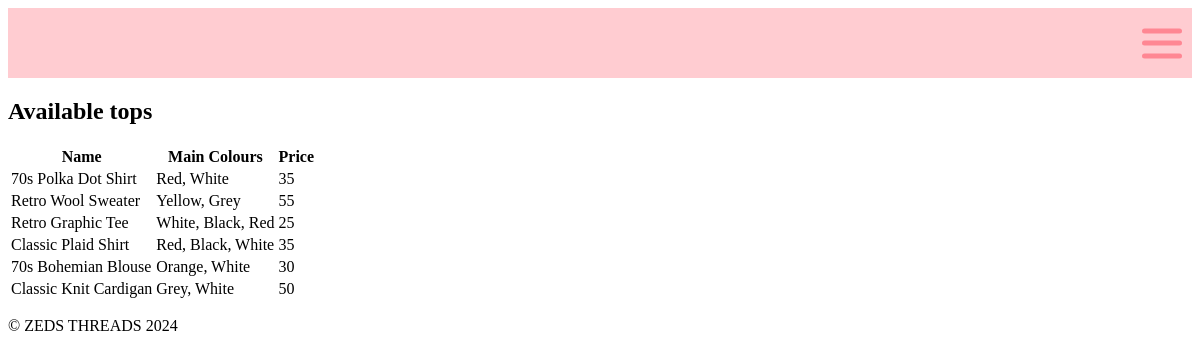
The page /tops.html on the database as committed earlier.
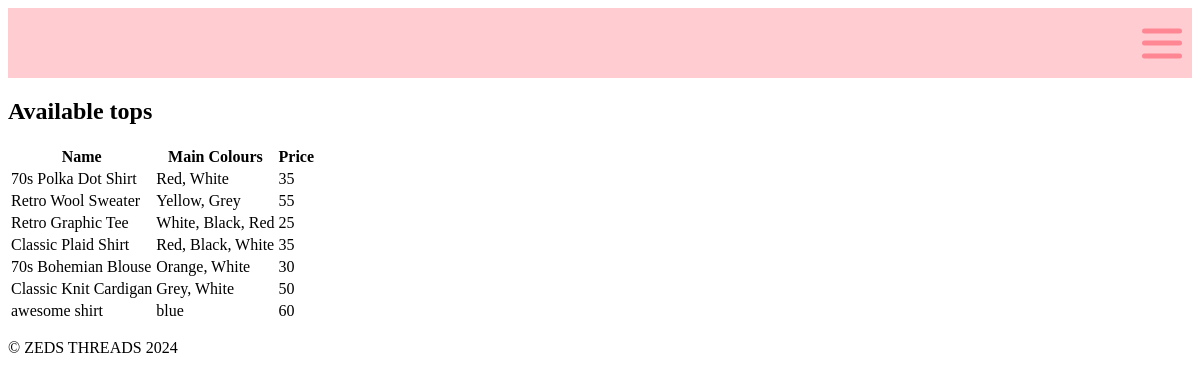
The same page on the database as committed later.
### tables this page shows
CREATE TABLE clothing_data (id INTEGER PRIMARY KEY, name TEXT (0, 100), main_colours TEXT (1, 100), price NUMERIC (1, 5), cat_id NUMERIC REFERENCES clothing_catergory (catergoryid));

### main.py (the view)
@app.route('/tops.html')
def render_tops():
    con = create_connection(DATABASE)
    if con:
        query = "SELECT name, main_colours, price FROM clothing_data WHERE cat_id = 4"
        cur = con.cursor()
        cur.execute(query)
        clothing_list = cur.fetchall()
        con.close()
        if clothing_list:
            return render_template('tops.html', clothing=clothing_list)
        else:
            return render_template('tops.html', clothing=[], message="No top items found.")
    else:
        return "Error"

### main.py (called while the page is built)
def create_connection(db_file):
    try:
        connection = sqlite3.connect(db_file)
        return connection
    except Error as e:
        print(e)
    return None

### templates/tops.html (shortened to what this page needs)
{% extends "base.html" %}
{% block main %}
<h2>Available tops</h2>
<table>
    <tr>
        <th>Name</th>
        <th>Main Colours</th>
        <th>Price</th>
    </tr>
    {% for item in clothing %}
    <tr>
        <td>{{ item[0] }}</td>
        <td>{{ item[1] }}</td>
        <td>{{ item[2] }}</td>
    </tr>
    {% endfor %}
</table>
{% endblock %}

Rows that differ between the two databases and show on the page:
added clothing_data: name "awesome shirt", main_colours "blue", price "60"
